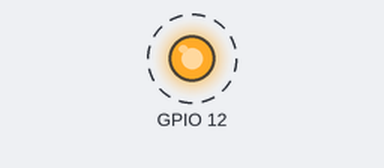
Bench run of a program on a simulated Raspberry Pi (BCM pin numbers). Shown: output pins drawn as LEDs (lit = HIGH). Dashed ring = blinking. What the program prints to the terminal is not drawn.

Above: at 0.5 s.
Timing chart, 0 to 4.6 s (numbered marks = the images above):
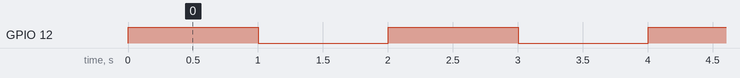

Measured:
- by itself, GPIO 12: alternates HIGH for 1.0 s and LOW for 1.0 s

The program:

toggle_gpio_GP2_12.py
```python
#!/usr/bin/env python3
#
# This program is written according to following document:
#     https://libgpiod.readthedocs.io/en/latest/python_api.html
#

import time
import gpiod
from gpiod.line import Value, Direction
OUTPUT   = Direction.OUTPUT
INPUT    = Direction.INPUT
ACTIVE   = Value.ACTIVE
INACTIVE = Value.INACTIVE

# GP2_12
GPIO_CHIP=2
GPIO_LINE=12

GPIO_CHIP_DEV=f"/dev/gpiochip{GPIO_CHIP}"
GPIO_NAME=f"GP{GPIO_CHIP}_{GPIO_LINE}"

with gpiod.Chip(path=GPIO_CHIP_DEV) as chip:
    line = chip.request_lines(
            config={
                GPIO_LINE: gpiod.LineSettings(direction=OUTPUT)
                }
            )
    print(f"Toggle {GPIO_NAME} every 1sec")
    print(f"  If you want to exit this application, please use CTRL+C\n")
    while True:
        line.set_value(GPIO_LINE, ACTIVE)
        print(f"\rCurrent Status is ACTIVE  ", end="")
        time.sleep(1)
        line.set_value(GPIO_LINE, INACTIVE)
        print(f"\rCurrent Status is INACTIVE", end="")
        time.sleep(1)
```
